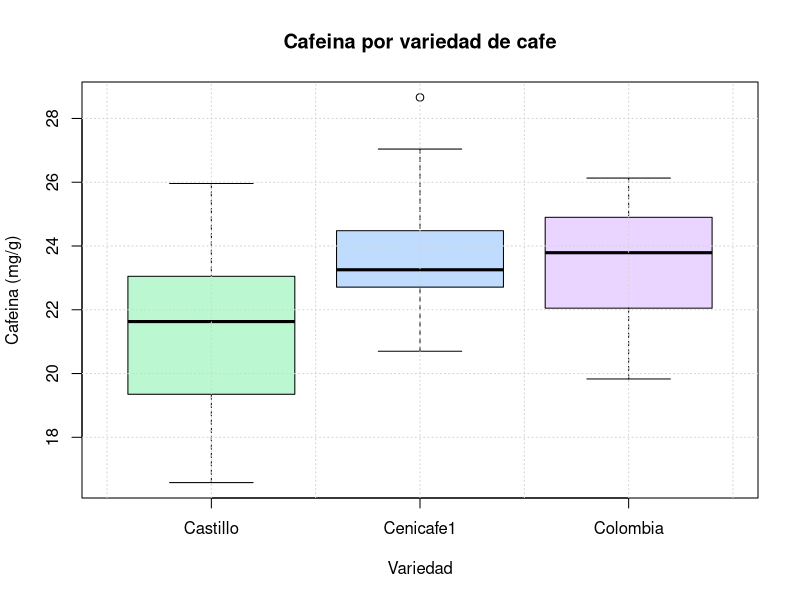
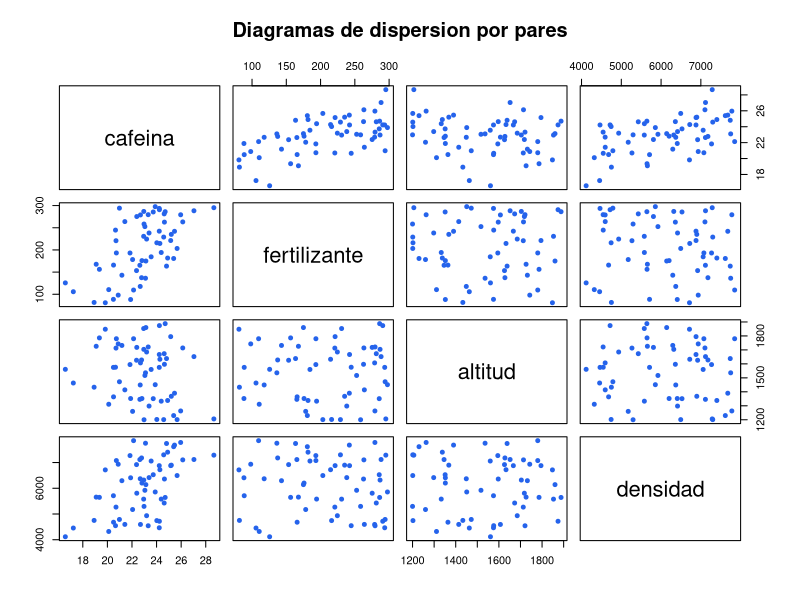
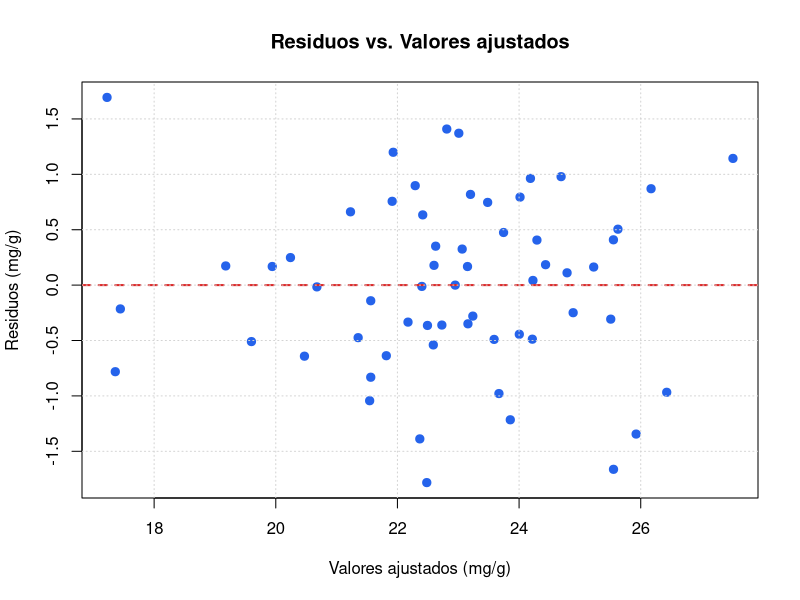
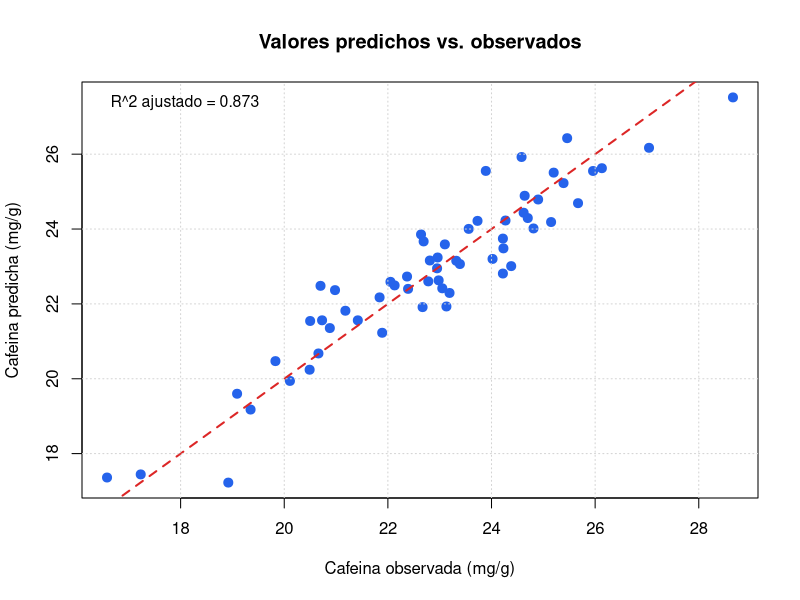
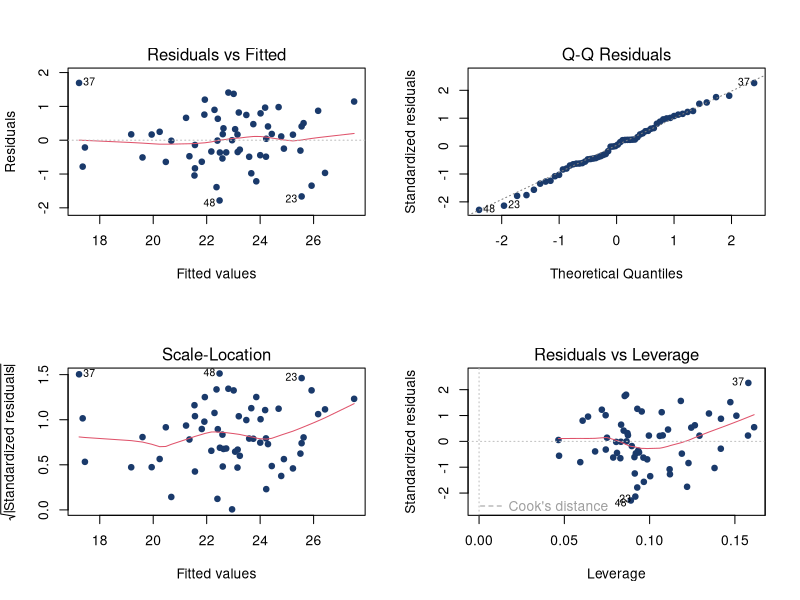
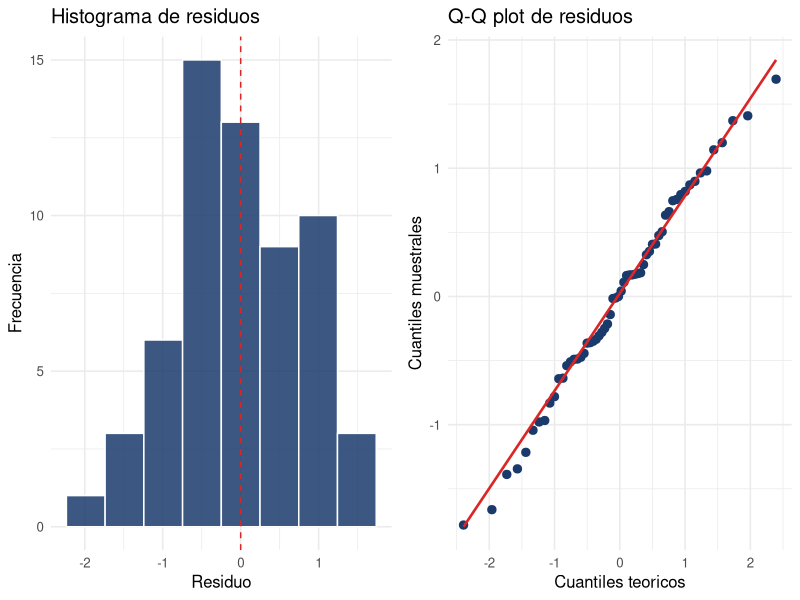

Recreate these plots in R, in order.
## ---- chunk 1
knitr::opts_chunk$set(
  echo    = TRUE,
  warning = FALSE,
  message = FALSE,
  fig.width  = 8,
  fig.height = 5
)

paquetes <- c("car", "lmtest", "ggplot2", "gridExtra")
nuevos   <- paquetes[!paquetes %in% installed.packages()[, "Package"]]
if (length(nuevos)) install.packages(nuevos, repos = "https://cloud.r-project.org")

mostrar_tabla <- function(x, n = 15, caption = NULL) {
  x_mostrar <- head(x, n)
  if (knitr::is_html_output()) {
    tabla_html <- knitr::kable(
      x_mostrar,
      format     = "html",
      caption    = caption,
      table.attr = 'class="table table-striped table-hover table-condensed"'
    )
    knitr::asis_output(
      paste0('<div class="table-scroll">', as.character(tabla_html), '</div>')
    )
  } else {
    knitr::kable(x_mostrar, format = "latex", caption = caption, booktabs = TRUE)
  }
}
## ---- chunk 2
set.seed(42)
n            <- 60
fertilizante <- round(runif(n, 80, 300), 1)
altitud      <- round(runif(n, 1200, 1900), 0)
densidad     <- round(runif(n, 4000, 8000), 0)
variedad     <- factor(sample(c("Castillo", "Colombia", "Cenicafe1"), n, replace = TRUE))

cafeina  <- round(
  15 + 0.025 * fertilizante - 0.003 * altitud + 0.001 * densidad +
  ifelse(variedad == "Colombia",  2.0, 0) +
  ifelse(variedad == "Cenicafe1", 1.5, 0) +
  rnorm(n, 0, 1.0), 2
)

datos <- data.frame(cafeina, fertilizante, altitud, densidad, variedad)

mostrar_tabla(datos, caption = "Cafeina y variables explicativas")
## ---- chunk 3
summary(datos)
## ---- chunk 4
vars_num <- c("cafeina", "fertilizante", "altitud", "densidad")
mat_cor  <- round(cor(datos[, vars_num]), 4)
mostrar_tabla(as.data.frame(mat_cor), caption = "Matriz de correlaciones entre variables cuantitativas")
## ---- chunk 5
table(datos$variedad)

boxplot(
  cafeina ~ variedad,
  data  = datos,
  col   = c("#bbf7d0", "#bfdbfe", "#e9d5ff"),
  xlab  = "Variedad",
  ylab  = "Cafeina (mg/g)",
  main  = "Cafeina por variedad de cafe"
)
grid()
## ---- chunk 6
pairs(
  datos[, vars_num],
  col  = "#2563eb",
  pch  = 19,
  cex  = 0.8,
  main = "Diagramas de dispersion por pares"
)
## ---- chunk 7
modelo <- lm(cafeina ~ fertilizante + altitud + densidad + variedad, data = datos)
summary(modelo)
## ---- chunk 8
coefs <- coef(modelo)
for (nm in names(coefs)) {
  cat(nm, "=", round(coefs[nm], 4), "\n")
}
## ---- chunk 9
b0  <- coefs[1]; b1 <- coefs[2]; b2 <- coefs[3]
b3  <- coefs[4]
b4  <- coefs["variedadColombia"]
b5  <- coefs["variedadCenicafe1"]

cat("b0 =", round(b0, 2), "\n")
cat("   Contenido de cafeina esperado para variedad Castillo cuando los predictores cuantitativos valen cero.\n\n")

cat("b1 =", round(b1, 4), "\n")
cat("   Por cada kg/ha adicional de fertilizante, el contenido de cafeina cambia en promedio",
    round(b1, 4), "mg/g,\n   manteniendo altitud, densidad y variedad constantes.\n\n")

cat("b2 =", round(b2, 4), "\n")
cat("   Por cada metro adicional de altitud, el contenido de cafeina cambia en promedio",
    round(b2, 4), "mg/g,\n   manteniendo fertilizante, densidad y variedad constantes.\n\n")

cat("b3 =", round(b3, 4), "\n")
cat("   Por cada planta/ha adicional en la densidad, el contenido de cafeina cambia en promedio",
    round(b3, 4), "mg/g,\n   manteniendo fertilizante, altitud y variedad constantes.\n\n")

cat("b4 (Colombia) =", round(b4, 4), "\n")
cat("   Las parcelas con variedad Colombia tienen en promedio", round(b4, 2),
    "mg/g", ifelse(b4 > 0, "mas", "menos"),
    "que las de variedad Castillo,\n   manteniendo los demas predictores constantes.\n\n")

cat("b5 (Cenicafe1) =", round(b5, 4), "\n")
cat("   Las parcelas con variedad Cenicafe1 tienen en promedio", round(b5, 2),
    "mg/g", ifelse(b5 > 0, "mas", "menos"),
    "que las de variedad Castillo,\n   manteniendo los demas predictores constantes.\n")
## ---- chunk 10
datos$y_hat   <- fitted(modelo)
datos$residuo <- residuals(modelo)

datos_mostrar <- datos
datos_mostrar[, sapply(datos_mostrar, is.numeric)] <- round(
  datos_mostrar[, sapply(datos_mostrar, is.numeric)], 3
)
mostrar_tabla(datos_mostrar, caption = "Valores ajustados y residuos (primeras filas)")
## ---- chunk 11
plot(
  residuals(modelo) ~ fitted(modelo),
  pch  = 19,
  col  = "#2563eb",
  cex  = 1.1,
  xlab = "Valores ajustados (mg/g)",
  ylab = "Residuos (mg/g)",
  main = "Residuos vs. Valores ajustados"
)
abline(h = 0, col = "#dc2626", lwd = 2, lty = 2)
grid()
## ---- chunk 12
SCT <- sum((datos$cafeina - mean(datos$cafeina))^2)
SCR <- sum(datos$residuo^2)
SCE <- sum((datos$y_hat - mean(datos$cafeina))^2)
k   <- 5  # numero de coeficientes (3 cuantitativos + 2 dummies de variedad)

cat("SCT =", round(SCT, 2), "\n")
cat("SCR =", round(SCR, 2), "\n")
cat("SCE =", round(SCE, 2), "\n")
cat("SCE + SCR =", round(SCE + SCR, 2), " (debe coincidir con SCT)\n\n")

R2_manual    <- 1 - SCR / SCT
R2_adj_manual <- 1 - (SCR / (n - k - 1)) / (SCT / (n - 1))
R2_lm        <- summary(modelo)$r.squared
R2_adj_lm    <- summary(modelo)$adj.r.squared

cat("R^2 (manual)      =", round(R2_manual, 4), "\n")
cat("R^2 ajustado (manual) =", round(R2_adj_manual, 4), "\n")
cat("R^2 (lm)          =", round(R2_lm,     4), "\n")
cat("R^2 ajustado (lm) =", round(R2_adj_lm, 4), "\n")
cat("\nEl modelo explica el", round(R2_adj_lm * 100, 2),
    "% de la variabilidad del contenido de cafeina (R^2 ajustado).\n")
## ---- chunk 13
resumen <- summary(modelo)
F_stat  <- resumen$fstatistic
F_valor <- F_stat[1]
F_df1   <- F_stat[2]
F_df2   <- F_stat[3]
F_pval  <- pf(F_valor, F_df1, F_df2, lower.tail = FALSE)

cat("Estadistico F =", round(F_valor, 4), "\n")
cat("Grados de libertad:", F_df1, "y", F_df2, "\n")
cat("Valor p          =", format(F_pval, scientific = TRUE, digits = 4), "\n")
cat(ifelse(F_pval < 0.05,
    "Se rechaza H0: el modelo en conjunto es significativo.",
    "No se rechaza H0: el modelo no explica la variabilidad de Y."), "\n")
## ---- chunk 14
tabla_coef <- as.data.frame(summary(modelo)$coefficients)
names(tabla_coef) <- c("Estimado", "Error_std", "t_valor", "p_valor")
tabla_coef        <- round(tabla_coef, 6)
tabla_coef$Decision <- ifelse(tabla_coef$p_valor < 0.05, "Rechazar H0", "No rechazar H0")
mostrar_tabla(tabla_coef, caption = "Pruebas t individuales sobre los coeficientes")
## ---- chunk 15
ic <- confint(modelo, level = 0.95)
mostrar_tabla(round(as.data.frame(ic), 4),
              caption = "Intervalos de confianza al 95% para los coeficientes")
## ---- chunk 16
r2_adj <- summary(modelo)$adj.r.squared

plot(
  datos$y_hat ~ datos$cafeina,
  pch  = 19,
  col  = "#2563eb",
  cex  = 1.2,
  xlab = "Cafeina observada (mg/g)",
  ylab = "Cafeina predicha (mg/g)",
  main = "Valores predichos vs. observados"
)
abline(a = 0, b = 1, col = "#dc2626", lwd = 2, lty = 2)
grid()
legend(
  "topleft",
  legend = paste0("R^2 ajustado = ", round(r2_adj, 3)),
  bty = "n", cex = 0.95
)
## ---- chunk 17
par(mfrow = c(2, 2))
plot(modelo, col = "#1a3a6b", pch = 19, cex = 0.9)
par(mfrow = c(1, 1))
## ---- chunk 18
sw <- shapiro.test(residuals(modelo))
cat("Estadistico W =", round(sw$statistic, 4), "\n")
cat("Valor p       =", round(sw$p.value,   4), "\n")
cat(ifelse(sw$p.value > 0.05,
    "No se rechaza H0: los residuos son compatibles con normalidad.",
    "Se rechaza H0: los residuos no siguen una distribucion normal."), "\n")
## ---- chunk 19
library(lmtest)
bp <- bptest(modelo)
print(bp)
cat(ifelse(bp$p.value > 0.05,
    "No se rechaza H0: varianza constante (homocedasticidad).",
    "Se rechaza H0: hay evidencia de heterocedasticidad."), "\n")
## ---- chunk 20
dw <- dwtest(modelo)
print(dw)
cat(ifelse(dw$p.value > 0.05,
    "No se rechaza H0: los residuos son independientes.",
    "Se rechaza H0: hay autocorrelacion en los residuos."), "\n")
## ---- chunk 21
library(ggplot2)

df_res <- data.frame(residuos = residuals(modelo))

p1 <- ggplot(df_res, aes(x = residuos)) +
  geom_histogram(bins = 8, fill = "#1a3a6b", color = "white", alpha = 0.85) +
  geom_vline(xintercept = 0, color = "#dc2626", linetype = "dashed") +
  labs(title = "Histograma de residuos", x = "Residuo", y = "Frecuencia") +
  theme_minimal(base_size = 12)

p2 <- ggplot(df_res, aes(sample = residuos)) +
  stat_qq(color = "#1a3a6b", size = 2.5) +
  stat_qq_line(color = "#dc2626", linewidth = 0.9) +
  labs(title = "Q-Q plot de residuos",
       x = "Cuantiles teoricos", y = "Cuantiles muestrales") +
  theme_minimal(base_size = 12)

gridExtra::grid.arrange(p1, p2, ncol = 2)
## ---- chunk 22
library(car)
vif_vals <- vif(modelo)

vif_df <- as.data.frame(vif_vals)
vif_df$Variable <- rownames(vif_df)
vif_df <- vif_df[vif_df$Df == 1, c("Variable", "GVIF")]
names(vif_df)[2] <- "VIF"
vif_df$VIF <- round(vif_df$VIF, 4)

mostrar_tabla(vif_df,
              caption = "VIF por predictor (variables cuantitativas)")
## ---- chunk 23
nuevos <- data.frame(
  fertilizante = c(100, 150, 200, 250),
  altitud      = c(1400, 1500, 1600, 1700),
  densidad     = c(5000, 5500, 6000, 6500),
  variedad     = factor(c("Castillo", "Colombia", "Cenicafe1", "Castillo"),
                        levels = levels(datos$variedad))
)
pred <- predict(modelo, newdata = nuevos)

resultado <- cbind(nuevos, cafeina_predicha = round(pred, 2))
mostrar_tabla(resultado, caption = "Predicciones puntuales del contenido de cafeina (mg/g)")
## ---- chunk 24
ic <- predict(modelo, newdata = nuevos, interval = "confidence", level = 0.95)
ip <- predict(modelo, newdata = nuevos, interval = "prediction",  level = 0.95)

tabla_pred <- data.frame(
  Fertilizante = nuevos$fertilizante,
  Altitud      = nuevos$altitud,
  Densidad     = nuevos$densidad,
  Variedad     = nuevos$variedad,
  Prediccion   = round(ic[, "fit"], 1),
  IC_inf       = round(ic[, "lwr"], 1),
  IC_sup       = round(ic[, "upr"], 1),
  IP_inf       = round(ip[, "lwr"], 1),
  IP_sup       = round(ip[, "upr"], 1)
)
mostrar_tabla(tabla_pred,
              caption = "IC para la media e IP para observacion individual al 95%")
## ---- chunk 25
modelo_completo <- lm(cafeina ~ fertilizante + altitud + densidad + variedad, data = datos)
modelo_step     <- step(modelo_completo, direction = "both", trace = TRUE)
cat("\nModelo seleccionado por AIC:\n")
summary(modelo_step)
